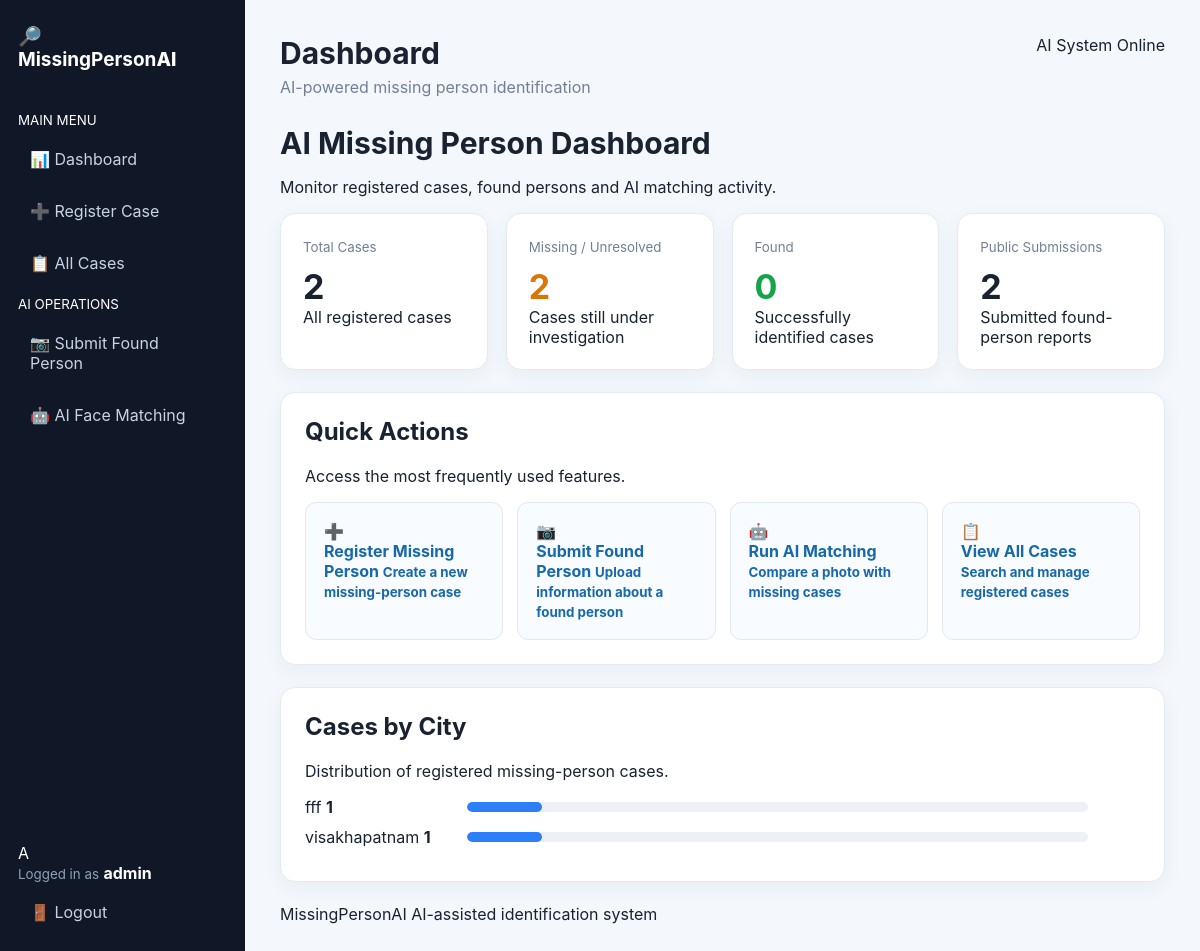
The page / (signed in) on the database its author committed.
### model/data_models.py (models this page shows)
class RegisteredCases(SQLModel, table=True):
    __table_args__ = {"extend_existing": True}
    id: str = Field(
        primary_key=True, default_factory=lambda: str(uuid4()), nullable=False
    )
    submitted_by: str = Field(max_length=64, nullable=False)
    name: str = Field(max_length=128, nullable=False)
    father_name: str = Field(max_length=128, nullable=True)
    age: str = Field(max_length=8, nullable=True)
    complainant_name: str = Field(max_length=128)
    complainant_mobile: str = Field(max_length=10, nullable=True)
    complainant_email: str = Field(max_length=128, nullable=True, default=None)
    adhaar_card: str = Field(max_length=12)
    last_seen: str = Field(max_length=64)
    address: str = Field(max_length=512)
    city: str = Field(max_length=64, nullable=True, default=None)
    description: str = Field(max_length=1024, nullable=True, default=None)
    face_mesh: str = Field(nullable=False)  # JSON string of face mesh landmarks
    submitted_on: datetime = Field(default_factory=datetime.utcnow, nullable=False)
    status: str = Field(max_length=16, nullable=False)
    birth_marks: str = Field(max_length=512)
    matched_with: str = Field(nullable=True)

### app.py (the view)
@app.route('/')
def index():
    if not logged_in(): return redirect(url_for('login'))
    with Session(engine) as db:
        cases = db.exec(select(RegisteredCases)).all()
        found = sum(1 for c in cases if c.status == 'F')
        missing = sum(1 for c in cases if c.status == 'NF')
        public = len(db.exec(select(PublicSubmissions)).all())
        cities = {}
        for c in cases:
            city = c.city or 'Unknown'
            cities[city] = cities.get(city, 0) + 1
    return render_template('index.html', found=found, missing=missing, public=public, total=len(cases), cities=cities)

### app.py (called while the page is built)
def logged_in():
    return bool(session.get('user'))

### templates/index.html
{% extends 'base.html' %}
{% block content %}
<div class="page-header">
    <div>
        <h1>AI Missing Person Dashboard</h1>
        <p>Monitor registered cases, found persons and AI matching activity.</p>
    </div>
</div>
<div class="cards">
<div class="card">
    <small>Total Cases</small>
    <strong>{{ total }}</strong>
    <span>All registered cases</span>
</div>
<div class="card warn">
    <small>Missing / Unresolved</small>
    <strong>{{ missing }}</strong>
    <span>Cases still under investigation</span>
</div>
<div class="card good">
    <small>Found</small>
    <strong>{{ found }}</strong>
    <span>Successfully identified cases</span>
</div>
<div class="card">
    <small>Public Submissions</small>
    <strong>{{ public }}</strong>
    <span>Submitted found-person reports</span>
</div>
</div>
<section class="panel">
<div class="panelhead">
    <div>
        <h2>Quick Actions</h2>
        <p>Access the most frequently used features.</p>
    </div>
</div>
<div class="actions">
    <a href="{{ url_for('register') }}">
        <span>➕</span>
        <div>
            <strong>Register Missing Person</strong>
            <small>Create a new missing-person case</small>
        </div>
    </a>
    <a href="{{ url_for('public_case') }}">
        <span>📷</span>
        <div>
            <strong>Submit Found Person</strong>
            <small>Upload information about a found person</small>
        </div>
    </a>
    <a href="{{ url_for('match') }}">
        <span>🤖</span>
        <div>
            <strong>Run AI Matching</strong>
            <small>Compare a photo with missing cases</small>
        </div>
    </a>
    <a href="{{ url_for('cases') }}">
        <span>📋</span>
        <div>
            <strong>View All Cases</strong>
            <small>Search and manage registered cases</small>
        </div>
    </a>
</div>
</section>
<section class="panel">
<div class="panelhead">
    <div>
        <h2>Cases by City</h2>
        <p>Distribution of registered missing-person cases.</p>
    </div>
</div>
{% if cities %}
<div class="bars">
    {% for city, count in cities.items() %}
    <div class="city-row">
        <div class="city-info">
            <span>{{ city }}</span>
            <b>{{ count }}</b>
        </div>
        <div class="bar">
            <i style="width:{{ [count * 12, 100]|min }}%"></i>
        </div>
    </div>
    {% endfor %}
</div>
{% else %}
<div class="empty-state">
    <div>📊</div>
    <h3>No Case Data Yet</h3>
    <p>Register a missing-person case to see city statistics here.</p>
</div>
{% endif %}
</section>
{% endblock %}

### static/style.css (style rules this page uses)
* { box-sizing:border-box }
body { margin:0;font-family:Inter,system-ui,-apple-system,BlinkMacSystemFont,"Segoe UI",sans-serif;background:#f4f7fb;color:#182230 }
h1 { margin:0;font-size:30px }
.cards { display:grid;grid-template-columns:repeat(4,1fr);gap:18px;margin-bottom:22px }
.card,.panel { background:#fff;border:1px solid #e4eaf1;border-radius:15px;box-shadow:0 6px 20px rgba(31,41,55,.05) }
.card { padding:22px }
.card small { color:#718096 }
.card strong { display:block;font-size:34px;margin-top:10px }
.card.warn strong { color:#d97706 }
.card.good strong { color:#16a34a }
.panel { padding:24px;margin-bottom:22px }
.panel h2 { margin-top:0 }
.actions { display:grid;grid-template-columns:repeat(4,1fr);gap:14px }
.actions a { padding:18px;border:1px solid #e3e8ef;border-radius:11px;text-decoration:none;color:#1769aa;font-weight:700;background:#f8fbff }
.bars>div { display:grid;grid-template-columns:150px 1fr 40px;align-items:center;gap:12px;margin:10px 0 }
.bar { height:10px;background:#edf1f6;border-radius:8px;overflow:hidden }
.bar i { display:block;height:100%;background:#2d7ff9;border-radius:8px }

### rows shown on the page
RegisteredCases: city "fff", count "1", {{ [count * 12, 100]|min }} 12 (drawn)
RegisteredCases: city "visakhapatnam", count "1", {{ [count * 12, 100]|min }} 12 (drawn)

### other values the page prints
{{ (session.get('user') or '?')[0]|upper }} "A"
{{ session.get('user') }} "admin"
{{ total }} "2"
{{ missing }} "2"
{{ found }} "0"
{{ public }} "2"
